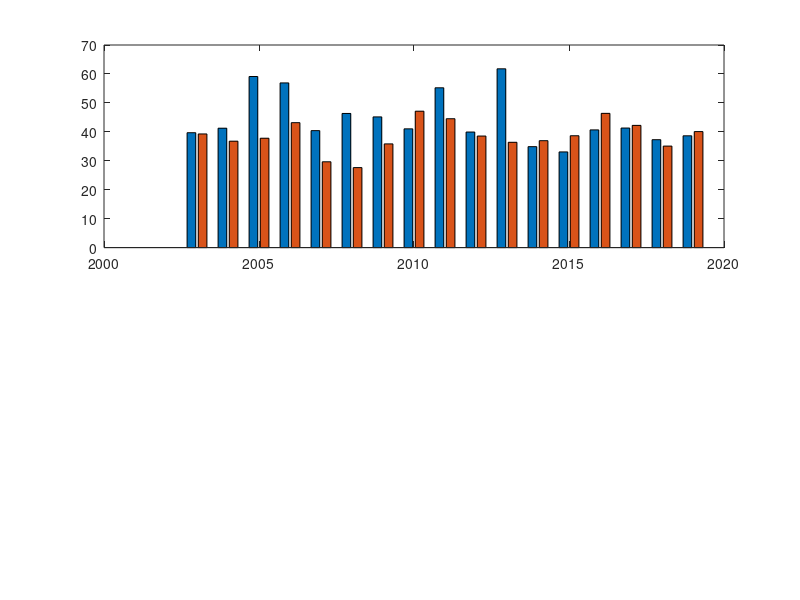

MATLAB code to generate this figure: (Note: this script raises an error after producing the figure.)
clearvars
desktop = 1; 
if desktop
    addpath(genpath('C:\Users\Clara Douglas\OneDrive - University of Southampton\PhD\Projects\carbonuptakeinwg'))
    cd 'C:\Users\Clara Douglas\OneDrive - University of Southampton\PhD\Projects\carbonuptakeinwg\data\processed' % desktop
    addpath(genpath('C:\Users\Clara Douglas\OneDrive - University of Southampton\PhD\Matlab Add-ins'));
else
    cd 'C:\Users\ccd1n18\Documents\Projects\CarbonUptakeInWG\data\processed' % laptop
end
% load('vgpm_imported.mat', 'vgpm_npp_all') % vgpm_npp_all as from OceanProductivity site - average (A-W) daily rates per month
% load('cafe_imported.mat', 'cafe_npp_all') % cafe_npp_all as from OceanProductivity site - average (A-W) daily rates per month
% load('cbpm_imported.mat', 'cbpm_npp_all') % cbpm_npp_all as from OceanProductivity site - average (A-W) daily rates per month
% load('eppley_imported.mat', 'eppley_npp_all') % eppley_npp_all as from OceanProductivity site - average (A-W) daily rates per month
% load('vgpm_imported.mat', 'time_start_all')
load('ProcessedData.mat')

algorithm={'cafe','cbpm','eppley','vgpm'};
% temp.cafe.rates=cafe_npp_all;
% temp.cbpm.rates=cafe_npp_all;
% temp.eppley.rates=eppley_npp_all;
% temp.vgpm.rates=vgpm_npp_all;
% clearvars cafe_npp_all cbpm_npp_all eppley_npp_all vgpm_npp_all


%% playing around
for aix = 4%1:length(algorithm)
    for rix = 1:length(region_sublist)
        temp.(region_sublist{rix}).monthly_AW_rate_gmpermonth=OceanProd.(algorithm{aix}).(region_sublist{rix}).NPP_tot_gC./OceanProd.(algorithm{aix}).(region_sublist{rix}).area_month_m2;
    end
end
        

for aix = 4%1:length(algorithm)
    for rix = 1:length(region_sublist)
        for yix = 2003:2019
            findyear=find(timedec>yix-0.5 & timedec<yix+0.5);
            temp.(region_sublist{rix}).NPP_annual_AWrate(yix-2002,1)=yix;

            if size(findyear)<12
                temp.(region_sublist{rix}).NPP_annual_AWrate(yix-2002,2)=NaN;
            else
                temp.(region_sublist{rix}).NPP_annual_AWrate(yix-2002,2)=nansum(temp.(region_sublist{rix}).monthly_AW_rate_gmpermonth(findyear,1));
            end
        end
    end
end

x=temp.Weddell.NPP_annual_AWrate(:,1)
y(:,1)=temp.Shelf.NPP_annual_AWrate(:,2);
y(:,2)=temp.Open.NPP_annual_AWrate(:,2);
figure;
subplot(2,1,1);
b=bar(x,y);
shelfcolor=[0.9290 0.6940 0.1250];
opencolor=[0.5 0.3 0.8];
b(1).FaceColor=[0.9290 0.6940 0.1250];
b(2).FaceColor=[0.5 0.3 0.8];
ylim([0 65])
xtickangle(45)
set(gca, 'XTick', [2003:1:2019])
legend('Shelf', 'Open Ocean')
title('Annual area-weighted PP')
xlabel('Year')
ylabel('NPP (g C m^-^2 d^-^1)')


x=temp.Weddell.NPP_annual_AWrate(:,1)
y2(:,1)=OceanProd.vgpm.Shelf.NPP_tot_TgC_annual(2:18,2);
y2(:,2)=OceanProd.vgpm.Open.NPP_tot_TgC_annual(2:18,2);
subplot(2,1,2);
b=bar(x,y2);
shelfcolor=[0.9290 0.6940 0.1250];
opencolor=[0.5 0.3 0.8];
b(1).FaceColor=[0.9290 0.6940 0.1250];
b(2).FaceColor=[0.5 0.3 0.8];
xtickangle(45)
set(gca, 'XTick', [2003:1:2019])
legend('Shelf', 'Open Ocean')
title('Annual Total NPP')
xlabel('Year')
ylabel('NPP (Tg C a^-^1)')


for aix = 4%1:length(algorithm)
    for rix = 1:length(region_sublist)
        temp.(region_sublist{rix}).av_ann_tot=nanmean(OceanProd.vgpm.(region_sublist{rix}).NPP_tot_TgC_annual(2:18,2));
    end
end

[p,tbl]=anova1(y)
years=x;
shelfvopen=y;
mdl=fitlm(shelfvopen,years)
figure;
plotResiduals(mdl)
figure;
Res = table2array(mdl.Residuals);
 boxplot(Res)
 figure;
 plotResiduals(mdl,'probability')
 
figure;
histogram(y(:,2));
figure; 
boxplot(y);

[h,p,ci,stats] = ttest2(y(:,1),y(:,2))
[h,p,ci,stats] = ttest2(y2(:,1),y2(:,2))

%% box logic
%
load('latlon_m.mat')
load('openshelf_coord.mat')
load('box_lat_lons.mat', 'andrex_box')
IN_and=inpolygon(lon_m,lat_m,andrex_box(:,1),andrex_box(:,2));
findweddell=find(IN_and==1);
IN_shelf=inpolygon(lon_m,lat_m,shelf_region_ANDbox(:,1),shelf_region_ANDbox(:,2));
findshelf=find(IN_shelf==1);
IN_open=inpolygon(lon_m,lat_m,open_ocean_ANDbox(:,1),open_ocean_ANDbox(:,2));
findopen=find(IN_open==1);

region_sublist={'Weddell','Shelf','Open'};
regionfindlist= {'findweddell','findshelf','findopen'};

for rix = 1:length(region_sublist)
    %box,box logic
    temp.(region_sublist{rix}).box = lat_m;
    temp.(region_sublist{rix}).box(:) = 0;
    eval(['temp.',region_sublist{rix},'.box(',regionfindlist{rix},')=1;']);
    temp.(region_sublist{rix}).box_logic=logical(temp.(region_sublist{rix}).box);
end
%% length of growing season
NPP_nans=vgpm_npp_all;
NPP_nans(NPP_nans<0)=NaN;
icecover=isnan(NPP_nans);


% for permanantly ice covered - should change any ==12 to NaN before
% summing
% orrrrr value will = length of time ice covered
    % so will want growing season length
        % so 12 - months ice covered = # months ice free
        % so numbers == 0 can be set to NaN
%
for yix = 2003:2019
    findyear=find(timedec>yix-0.5 & timedec<yix+0.5);
    ice_covered(:,:,yix-2002)=nansum(icecover(:,:,findyear),3);
    growing_season(:,:,yix-2002)=12.-ice_covered(:,:,yix-2002);
end

growing_season(growing_season==0)=NaN;

for rix = 1:length(region_sublist)
    for yix = 2003:2019
        yolo=growing_season(:,:,yix-2002);
        temp.(region_sublist{rix}).growseason(yix-2002,1)=nanmean(nanmean(yolo(temp.(region_sublist{rix}).box_logic)));
%         temp.(region_sublist{rix}).growseason(yix-2002,1)=nanmean(nanmean(growing_season(:,:,yix-2002).*(temp.(region_sublist{rix}).box)));
    end
end

figure;
plot(x,temp.Shelf.growseason)
hold on
plot(x,temp.Open.growseason)
legend('Shelf','Open')
title('Number of months that are considered ice-free ')

figure;
pcolor(lon_m,lat_m,growing_season(:,:,1)); shading flat
cm = get(gca,'Colormap');

plot_folder=['C:\Users\Clara Douglas\OneDrive - University of Southampton\PhD\Projects\carbonuptakeinwg\figures\'];
load('openshelf_coord.mat')
for yix = 2003:2019
figure('units','normalized','outerposition',[0 0 1 1])
pcolor(lon_m,lat_m,growing_season(:,:,yix-2002)); shading flat
colormap(cm)
colorbar
geoshow('landareas.shp','facecolor','k')
title(num2str(yix))
xlim([-65,47]);
ylim([-80,-50])
hold on
SR_line=plot(shelf_region_ANDbox(:,1),shelf_region_ANDbox(:,2),'color',[0.8 0.4 0],'linewi',2)%'#80471C'
OO_line=plot(open_ocean_ANDbox(:,1),open_ocean_ANDbox(:,2),'color',[0.6 0.2 0.8],'linewi',2)%,'LineStyle','--')
print('-dpng',[plot_folder ['IceFreeMonths',num2str(yix), '.png']])
close
end

for ix = 1:12
figure(ix);
pcolor(lon_m,lat_m,NPP_nans(:,:,ix)); shading flat
colormap(cm)
colorbar
geoshow('landareas.shp','facecolor','k')
title(num2str(time_start_all(ix,2)))
end

% Only including months where there is full coverage
for yix = 2003:2019
    findyear=find(timedec>yix-0.3 & timedec<yix+0.25); % removes April-August (partial/no coverage)
    
    ice_covered(:,:,yix-2002)=nansum(icecover(:,:,findyear),3);
    growing_season(:,:,yix-2002)=7.-ice_covered(:,:,yix-2002);
end

growing_season(growing_season==0)=NaN;

figure;
pcolor(lon_m,lat_m,growing_season(:,:,1)); shading flat
% cm = get(gca,'Colormap');
for yix = 2003:2019
figure(yix-2002);
pcolor(lon_m,lat_m,growing_season(:,:,yix-2002)); shading flat
colormap(cm)
colorbar
geoshow('landareas.shp','facecolor','k')
title(num2str(yix))
end

for rix = 1:length(region_sublist)
    for yix = 2003:2019
        yolo=growing_season(:,:,yix-2002);
        temp.(region_sublist{rix}).growseason(yix-2002,1)=nanmean(nanmean(yolo(temp.(region_sublist{rix}).box_logic)));
        temp.(region_sublist{rix}).growseason_med(yix-2002,1)=median(median(yolo(temp.(region_sublist{rix}).box_logic),'omitnan'),'omitnan');

        temp.(region_sublist{rix}).growseason_meanstd(yix-2002,1)=std(yolo(temp.(region_sublist{rix}).box_logic),'omitnan');
    end
end
x=2003:2019;
figure;
bar(x,[temp.Shelf.growseason_med temp.Open.growseason_med])
legend('Shelf','Open')
title('Median number of months that are considered ice-free ')
ylim([0 5])

figure;
p1=plot(x,temp.Shelf.growseason,'LineWidth',1.5,'Color',[0.8 0.4 0])%,'LineStyle','--')
hold on
% plot(x,temp.Shelf.growseason_med,'LineWidth',2,'Color',[0.7 0.3 0.1])
% hold on
p2=plot(x,temp.Open.growseason,'LineWidth',1.5,'Color',[0.6 0.2 0.8])%,'LineStyle','--')
% plot(x,temp.Open.growseason_med,'LineWidth',1.8,'Color',[0.5 0.1 0.7])

p3=plot(x,(temp.Shelf.growseason+temp.Shelf.growseason_meanstd),'LineWidth',1,'Color',[0.6 0.2 0],'LineStyle','--')
p4=plot(x,(temp.Shelf.growseason-temp.Shelf.growseason_meanstd),'LineWidth',1,'Color',[0.6 0.2 0],'LineStyle','--')

p5=plot(x,(temp.Open.growseason+temp.Open.growseason_meanstd),'LineWidth',1,'Color',[0.7 0.4 0.8],'LineStyle','--')
p6=plot(x,(temp.Open.growseason-temp.Open.growseason_meanstd),'LineWidth',1,'Color',[0.7 0.4 0.8],'LineStyle','--')

title('Number of months that are considered ice-free')
% legend('Shelf Mean','Shelf Median','Open Ocean Mean','Open Ocean Median','Shelf STD','Shelf STD','Open STD','Open STD')
legend([p1 p2 p3 p5],'Shelf Mean','Open Ocean Mean','Shelf STD','Open STD')
ylim([0 7])
ylabel('Months Ice-Free')
xlabel('Year')


% boxplot...
for rix = 1:length(region_sublist)
    for yix = 2003:2019
        yolo=growing_season(:,:,yix-2002);
        temp.(region_sublist{rix}).growseason_map(:,:,yix-2002)=yolo(temp.(region_sublist{rix}).box_logic);
    end
%     temp.(region_sublist{rix}).growseason_map(isnan(temp.(region_sublist{rix}).growseason_map))=0;
    temp.(region_sublist{rix}).growseason_map(temp.(region_sublist{rix}).growseason_map==0)=NaN;

end


figure;
boxplot([temp.Shelf.growseason_map(:,:,1) temp.Shelf.growseason_map(:,:,2) temp.Shelf.growseason_map(:,:,6)])

test=reshape(temp.Shelf.growseason_map,[9317,17]);
test2=reshape(temp.Open.growseason_map,[35282,17]);
figure;
subplot(1,2,1)
boxplot(test,x)
ylabel('Months ice-free')
title('Shelf Region')

subplot(1,2,2)
boxplot(test2,x)
ylabel('Months ice-free')
title('Open Ocean')

sgtitle('Number of months that are ice-free between September-March')


figure;
boxplot([temp.Open.growseason_map(:,:,1) temp.Open.growseason_map(:,:,8) temp.Open.growseason_map(:,:,14)])
